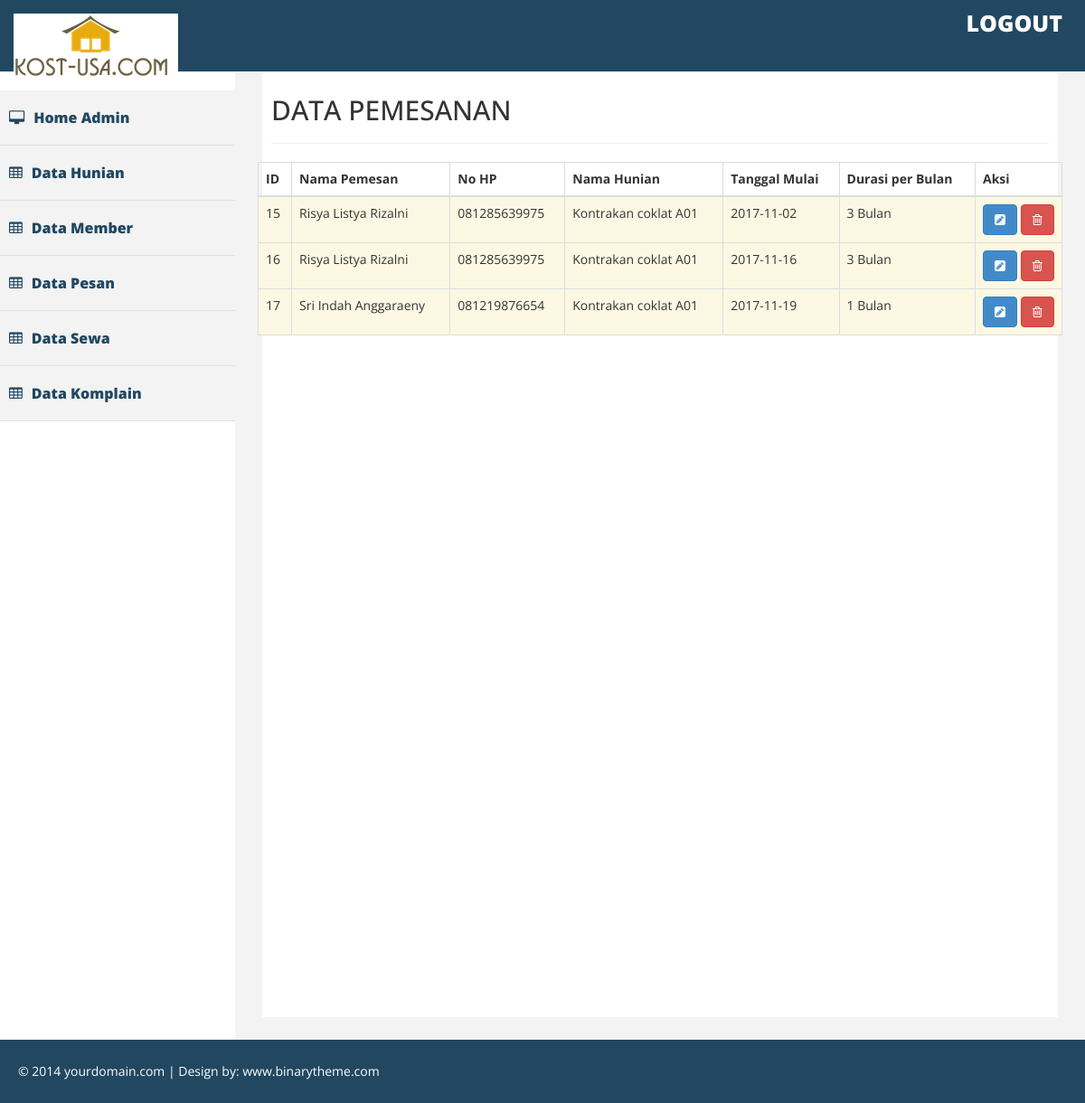
Page /index.php/pesan on the committed database.
### tables this page shows
CREATE TABLE `pesan` (
  `id_pesan` int(15) NOT NULL,
  `id_hunian` int(15) NOT NULL,
  `id_member` int(15) NOT NULL,
  `tanggal_mulai` varchar(100) NOT NULL,
  `durasi` varchar(100) NOT NULL
);

CREATE TABLE `member` (
  `id_member` int(15) NOT NULL,
  `nama_member` varchar(200) NOT NULL,
  `pass_member` varchar(200) NOT NULL,
  `email_member` varchar(200) NOT NULL,
  `status` varchar(200) NOT NULL,
  `nohp` varchar(200) NOT NULL,
  `alamat_member` varchar(200) NOT NULL
);

CREATE TABLE `hunian` (
  `id_hunian` int(15) NOT NULL,
  `nama_hunian` varchar(100) NOT NULL,
  `jenis_hunian` varchar(100) NOT NULL,
  `deskripsi_hunian` text NOT NULL,
  `status_hunian` varchar(100) NOT NULL,
  `harga_hunian` int(15) NOT NULL,
  `gambar` varchar(300) NOT NULL
);

### application/controllers/Pesan.php (called while the page is built, shortened)
<?php
class Pesan extends CI_Controller
{
	function __construct()
	{
		$this->load->model('Pesan_model');
		$this->load->model('Member_model');
		$this->load->model('Hunian_model');
	}
	function index()
	{
		$data['pesan'] = $this->Pesan_model->ambil_data();
		$this->load->view('Admin/Pesan_list',$data);
	}
}
 ?>

### index.php (called while the page is built, shortened)
<?php
require_once BASEPATH.'core/CodeIgniter.php';

### application/models/Pesan_model.php (called while the page is built, shortened)
<?php
class Pesan_model extends CI_Model
{
	function ambil_data()
	{
		$this->db->select('pesan.id_pesan, member.nama_member, member.nohp, hunian.nama_hunian, pesan.tanggal_mulai, pesan.durasi');
        $this->db->from('pesan');
        $this->db->join('member', 'pesan.id_member = member.id_member');
        $this->db->join('hunian', 'pesan.id_hunian = hunian.id_hunian');
		$query = $this->db->get();
		return $query->result();
	}
}
 ?>

### application/views/Admin/Pesan_list.php (the view, shortened to what this page needs)
<div id="page-wrapper" >
	<div id="page-inner">
		<div class="row">
			<div class="col-lg-12">
				<h2>DATA PEMESANAN</h2>
				<hr>
			</div><?=$this->session->flashdata('Pesan')?>
		</div>
		<div class="row">
			<table id="example" class="table table-striped table-bordered">
				<thead>
					<tr>
						<th>ID</th>
						<th>Nama Pemesan</th>
						<th>No HP</th>
						<th>Nama Hunian</th>
						<th>Tanggal Mulai</th>
						<th>Durasi per Bulan</th>
						<th style="width: 96px">Aksi</th>
					</tr>
				</thead>
				<tbody>
					<?php foreach ($pesan as $key => $value) { ?>
					<tr class="warning">
						<td><?php echo $value->id_pesan; ?></td>
						<td><?php echo $value->nama_member; ?> </td>
						<td><?php echo $value->nohp; ?></td>
						<td><?php echo $value->nama_hunian; ?></td>
						<td><?php echo $value->tanggal_mulai; ?></td>
						<td><?php echo $value->durasi; ?></td>
						<td>
							<a href="<?php echo site_url('Pesan/update/'.$value->id_pesan); ?>"
								class="btn btn-primary">
								<i class="fa fa-pencil-square"></i>
							</a>
							<a href="<?php echo site_url('Pesan/delete/'.$value->id_pesan); ?>"
								class="btn btn-danger">
								<i class="fa fa-trash-o"></i>
							</a>
						</td>
					</tr>
					<?php } ?>
				</tbody>
			</table>
		</div>
	</div>
</div>

### assets/admin/css/custom.css (style rules this page uses)
body { font-family: 'Open Sans', sans-serif; line-height:30px; }
#page-wrapper { padding: 15px 15px; min-height: 600px; background:#F3F3F3; }
#page-inner { width:100%; margin:10px 20px 10px 0px; background-color:#fff!important; padding:10px; min-height:1050px; }
@media (min-width:768px) { #page-wrapper { margin: 0 0 0 260px; padding: 15px 30px; min-height: 1050px; } }

### rows in the picture
pesan: id_pesan "15", id_member.nama_member "Risya Listya Rizalni", id_member.nohp "081285639975", id_hunian.nama_hunian "Kontrakan coklat A01", tanggal_mulai "2017-11-02", durasi "3 Bulan"
pesan: id_pesan "16", id_member.nama_member "Risya Listya Rizalni", id_member.nohp "081285639975", id_hunian.nama_hunian "Kontrakan coklat A01", tanggal_mulai "2017-11-16", durasi "3 Bulan"
pesan: id_pesan "17", id_member.nama_member "Sri Indah Anggaraeny", id_member.nohp "081219876654", id_hunian.nama_hunian "Kontrakan coklat A01", tanggal_mulai "2017-11-19", durasi "1 Bulan"
